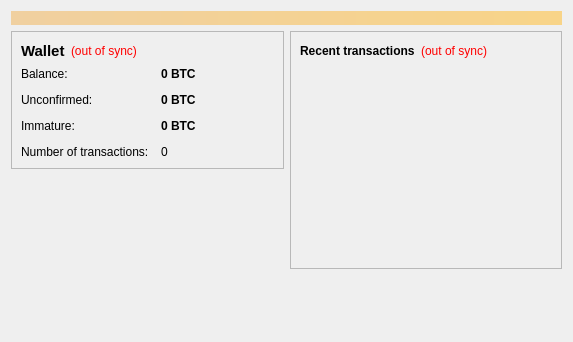
<?xml version="1.0" encoding="UTF-8"?>
<ui version="4.0">
 <class>OverviewPage</class>
 <widget class="QWidget" name="OverviewPage">
  <property name="geometry">
   <rect>
    <x>0</x>
    <y>0</y>
    <width>573</width>
    <height>342</height>
   </rect>
  </property>
  <property name="windowTitle">
   <string>Form</string>
  </property>
  <layout class="QVBoxLayout" name="topLayout">
   <item>
    <widget class="QLabel" name="labelAlerts">
     <property name="visible">
      <bool>false</bool>
     </property>
     <property name="styleSheet">
      <string notr="true">background-color: qlineargradient(x1: 0, y1: 0, x2: 1, y2: 0, stop:0 #F0D0A0, stop:1 #F8D488); color:#000000;</string>
     </property>
     <property name="wordWrap">
      <bool>true</bool>
     </property>
     <property name="margin">
      <number>3</number>
     </property>
    </widget>
   </item>
   <item>
    <layout class="QHBoxLayout" name="horizontalLayout" stretch="1,1">
     <item>
      <layout class="QVBoxLayout" name="verticalLayout_2">
       <item>
        <widget class="QFrame" name="frame">
         <property name="frameShape">
          <enum>QFrame::StyledPanel</enum>
         </property>
         <property name="frameShadow">
          <enum>QFrame::Raised</enum>
         </property>
         <layout class="QVBoxLayout" name="verticalLayout_4">
          <item>
           <layout class="QHBoxLayout" name="horizontalLayout_4">
            <item>
             <widget class="QLabel" name="label_5">
              <property name="font">
               <font>
                <pointsize>11</pointsize>
                <weight>75</weight>
                <bold>true</bold>
               </font>
              </property>
              <property name="text">
               <string>Wallet</string>
              </property>
             </widget>
            </item>
            <item>
             <widget class="QLabel" name="labelWalletStatus">
              <property name="toolTip">
               <string>The displayed information may be out of date. Your wallet automatically synchronizes with the ByteCoin network after a connection is established, but this process has not completed yet.</string>
              </property>
              <property name="styleSheet">
               <string notr="true">QLabel { color: red; }</string>
              </property>
              <property name="text">
               <string notr="true">(out of sync)</string>
              </property>
              <property name="alignment">
               <set>Qt::AlignLeading|Qt::AlignLeft|Qt::AlignVCenter</set>
              </property>
             </widget>
            </item>
            <item>
             <spacer name="horizontalSpacer_2">
              <property name="orientation">
               <enum>Qt::Horizontal</enum>
              </property>
              <property name="sizeHint" stdset="0">
               <size>
                <width>40</width>
                <height>20</height>
               </size>
              </property>
             </spacer>
            </item>
           </layout>
          </item>
          <item>
           <layout class="QFormLayout" name="formLayout_2">
            <property name="fieldGrowthPolicy">
             <enum>QFormLayout::AllNonFixedFieldsGrow</enum>
            </property>
            <property name="horizontalSpacing">
             <number>12</number>
            </property>
            <property name="verticalSpacing">
             <number>12</number>
            </property>
            <item row="0" column="0">
             <widget class="QLabel" name="label">
              <property name="text">
               <string>Balance:</string>
              </property>
             </widget>
            </item>
            <item row="0" column="1">
             <widget class="QLabel" name="labelBalance">
              <property name="font">
               <font>
                <weight>75</weight>
                <bold>true</bold>
               </font>
              </property>
              <property name="cursor">
               <cursorShape>IBeamCursor</cursorShape>
              </property>
              <property name="toolTip">
               <string>Your current balance</string>
              </property>
              <property name="text">
               <string notr="true">0 BTC</string>
              </property>
              <property name="textInteractionFlags">
               <set>Qt::LinksAccessibleByMouse|Qt::TextSelectableByKeyboard|Qt::TextSelectableByMouse</set>
              </property>
             </widget>
            </item>
            <item row="1" column="0">
             <widget class="QLabel" name="label_3">
              <property name="text">
               <string>Unconfirmed:</string>
              </property>
             </widget>
            </item>
            <item row="1" column="1">
             <widget class="QLabel" name="labelUnconfirmed">
              <property name="font">
               <font>
                <weight>75</weight>
                <bold>true</bold>
               </font>
              </property>
              <property name="cursor">
               <cursorShape>IBeamCursor</cursorShape>
              </property>
              <property name="toolTip">
               <string>Total of transactions that have yet to be confirmed, and do not yet count toward the current balance</string>
              </property>
              <property name="text">
               <string notr="true">0 BTC</string>
              </property>
              <property name="textInteractionFlags">
               <set>Qt::LinksAccessibleByMouse|Qt::TextSelectableByKeyboard|Qt::TextSelectableByMouse</set>
              </property>
             </widget>
            </item>
            <item row="3" column="0">
             <widget class="QLabel" name="label_2">
              <property name="text">
               <string>Number of transactions:</string>
              </property>
             </widget>
            </item>
            <item row="3" column="1">
             <widget class="QLabel" name="labelNumTransactions">
              <property name="toolTip">
               <string>Total number of transactions in wallet</string>
              </property>
              <property name="text">
               <string notr="true">0</string>
              </property>
             </widget>
            </item>
            <item row="2" column="0">
             <widget class="QLabel" name="labelImmatureText">
              <property name="text">
               <string>Immature:</string>
              </property>
             </widget>
            </item>
            <item row="2" column="1">
             <widget class="QLabel" name="labelImmature">
              <property name="font">
               <font>
                <weight>75</weight>
                <bold>true</bold>
               </font>
              </property>
              <property name="toolTip">
               <string>Mined balance that has not yet matured</string>
              </property>
              <property name="text">
               <string notr="true">0 BTC</string>
              </property>
              <property name="textInteractionFlags">
               <set>Qt::LinksAccessibleByMouse|Qt::TextSelectableByKeyboard|Qt::TextSelectableByMouse</set>
              </property>
             </widget>
            </item>
           </layout>
          </item>
         </layout>
        </widget>
       </item>
       <item>
        <spacer name="verticalSpacer">
         <property name="orientation">
          <enum>Qt::Vertical</enum>
         </property>
         <property name="sizeHint" stdset="0">
          <size>
           <width>20</width>
           <height>40</height>
          </size>
         </property>
        </spacer>
       </item>
      </layout>
     </item>
     <item>
      <layout class="QVBoxLayout" name="verticalLayout_3">
       <item>
        <widget class="QFrame" name="frame_2">
         <property name="frameShape">
          <enum>QFrame::StyledPanel</enum>
         </property>
         <property name="frameShadow">
          <enum>QFrame::Raised</enum>
         </property>
         <layout class="QVBoxLayout" name="verticalLayout">
          <item>
           <layout class="QHBoxLayout" name="horizontalLayout_2">
            <item>
             <widget class="QLabel" name="label_4">
              <property name="text">
               <string>&lt;b&gt;Recent transactions&lt;/b&gt;</string>
              </property>
             </widget>
            </item>
            <item>
             <widget class="QLabel" name="labelTransactionsStatus">
              <property name="toolTip">
               <string>The displayed information may be out of date. Your wallet automatically synchronizes with the ByteCoin network after a connection is established, but this process has not completed yet.</string>
              </property>
              <property name="styleSheet">
               <string notr="true">QLabel { color: red; }</string>
              </property>
              <property name="text">
               <string notr="true">(out of sync)</string>
              </property>
              <property name="alignment">
               <set>Qt::AlignRight|Qt::AlignTrailing|Qt::AlignVCenter</set>
              </property>
             </widget>
            </item>
            <item>
             <spacer name="horizontalSpacer">
              <property name="orientation">
               <enum>Qt::Horizontal</enum>
              </property>
              <property name="sizeHint" stdset="0">
               <size>
                <width>40</width>
                <height>20</height>
               </size>
              </property>
             </spacer>
            </item>
           </layout>
          </item>
          <item>
           <widget class="QListView" name="listTransactions">
            <property name="styleSheet">
             <string notr="true">QListView { background: transparent; }</string>
            </property>
            <property name="frameShape">
             <enum>QFrame::NoFrame</enum>
            </property>
            <property name="verticalScrollBarPolicy">
             <enum>Qt::ScrollBarAlwaysOff</enum>
            </property>
            <property name="horizontalScrollBarPolicy">
             <enum>Qt::ScrollBarAlwaysOff</enum>
            </property>
            <property name="selectionMode">
             <enum>QAbstractItemView::NoSelection</enum>
            </property>
           </widget>
          </item>
         </layout>
        </widget>
       </item>
       <item>
        <spacer name="verticalSpacer_2">
         <property name="orientation">
          <enum>Qt::Vertical</enum>
         </property>
         <property name="sizeHint" stdset="0">
          <size>
           <width>20</width>
           <height>40</height>
          </size>
         </property>
        </spacer>
       </item>
      </layout>
     </item>
    </layout>
   </item>
  </layout>
 </widget>
 <resources/>
 <connections/>
</ui>
